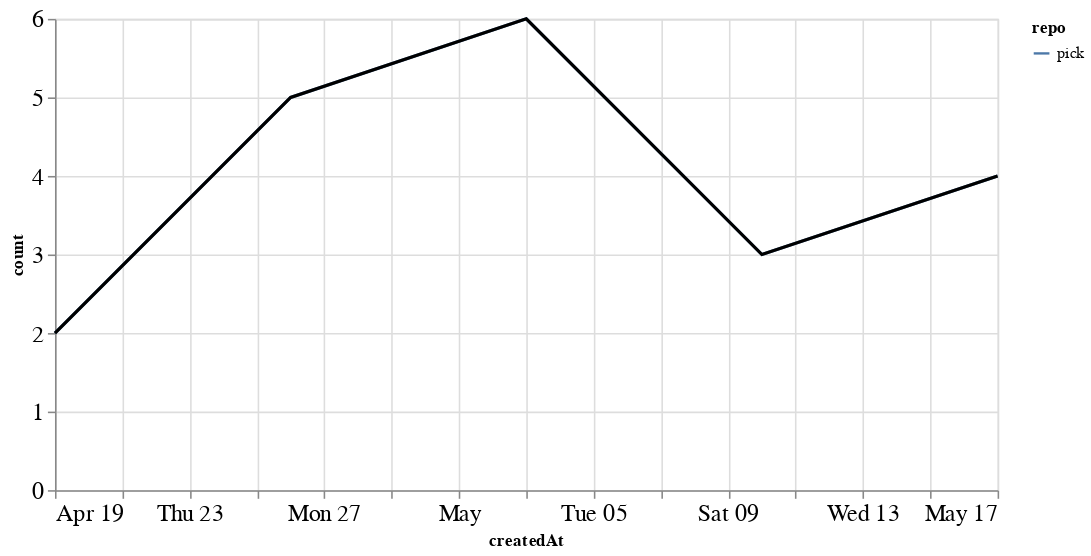

The cell this chart's notebook holds for it:
### Markdown cell above
### PRs

### Code cell
prs_time = prs.groupby('repo').resample('W', on='createdAt').count()['author'].reset_index()
prs_time = prs_time.rename(columns={'author': 'count'})
prs_time_total = prs_time.groupby('createdAt').agg({"count": "sum"}).reset_index()

ch1 = alt.Chart(prs_time, width=600).mark_line().encode(
    x='createdAt',
    y='count',
    color='repo',
    tooltip="repo"
)

ch2 = alt.Chart(prs_time_total, width=600).mark_line(color="black").encode(
    x='createdAt',
    y='count',
)

ch1 + ch2

### Figure 1 — Vega-Lite specification as saved in the notebook (floating-point values rounded to 4 significant figures)
{"config": {"axisLeft": {"labelFontSize": 15}, "axisBottom": {"labelFontSize": 15}}, "layer": [{"data": {"name": "data-155c0a4311b087456fe8aacd5ad14835"}, "mark": "line", "encoding": {"color": {"type": "nominal", "field": "repo"}, "tooltip": {"type": "nominal", "field": "repo"}, "x": {"type": "temporal", "field": "createdAt"}, "y": {"type": "quantitative", "field": "count"}}, "width": 600}, {"data": {"name": "data-0305bf03a3dafe469f5261514d40471f"}, "mark": {"type": "line", "color": "black"}, "encoding": {"x": {"type": "temporal", "field": "createdAt"}, "y": {"type": "quantitative", "field": "count"}}, "width": 600}], "$schema": "https://vega.github.io/schema/vega-lite/v4.0.2.json", "datasets": {"data-155c0a4311b087456fe8aacd5ad14835": [{"repo": "pick", "createdAt": "2020-04-19T00:00:00", "count": 2}, {"repo": "pick", "createdAt": "2020-04-26T00:00:00", "count": 5}, {"repo": "pick", "createdAt": "2020-05-03T00:00:00", "count": 6}, {"repo": "pick", "createdAt": "2020-05-10T00:00:00", "count": 3}, {"repo": "pick", "createdAt": "2020-05-17T00:00:00", "count": 4}], "data-0305bf03a3dafe469f5261514d40471f": [{"createdAt": "2020-04-19T00:00:00", "count": 2}, {"createdAt": "2020-04-26T00:00:00", "count": 5}, {"createdAt": "2020-05-03T00:00:00", "count": 6}, {"createdAt": "2020-05-10T00:00:00", "count": 3}, {"createdAt": "2020-05-17T00:00:00", "count": 4}]}}
